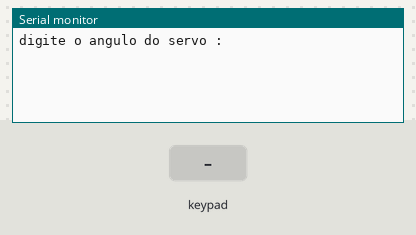
Simulated run of this sketch. Board: Arduino Uno, built with avr-gcc and run on an emulated ATmega328P. Parts: the last lines printed to the serial monitor. The test bench sets the inputs (shaded band).

Above: at 1.2 s.
1.3 s: key '1' pressed
At 2.5 s:
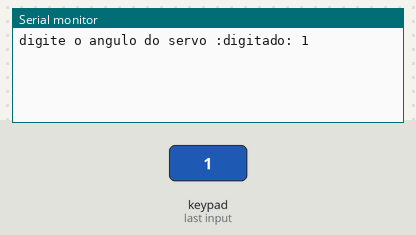
2.8 s: keypad keys 5 4 3 2 # pressed 0.4 s apart
At 5.4 s:
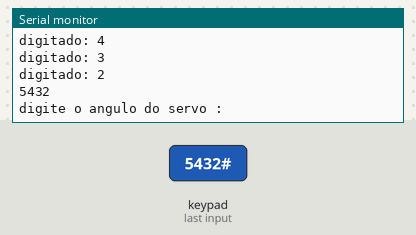
6.3 s: key '6' pressed
At 7.5 s:
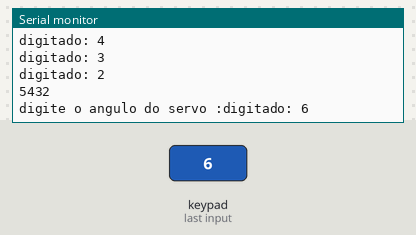
7.8 s: keypad keys 8 7 6 pressed 0.4 s apart
At 9.5 s:
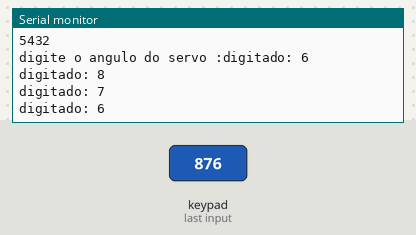
Timing chart, 0 to 11.0 s (numbered marks = the images above; inputs shaded):
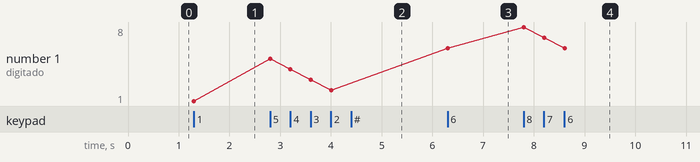

Measured:
- after the input at 1.3 s, the serial monitor: prints a new line at once (image 1)
- after the input at 2.8 s, the serial monitor: prints a new line at once (image 2)
- after the input at 6.3 s, the serial monitor: prints a new line at once (image 3)
- after the input at 7.8 s, the serial monitor: prints a new line at once (image 4)
- plotted number 1: 1 → 2 after the input at 2.8 s, 2 → 6 after the input at 6.3 s

The sketch:

matriz.ino
```cpp
// Este código de exemplo tem como função pegar um numero de ATÉ 4 caracteres(inseridos pelo teclado matricial)
// e converte para um numero inteiro sendo assim possivel utilizar este numero para diversar aplicações
// o numero e retornado pea função VALOR que espera o caracter # ser pressionado para que possa retornar o valor digitado
// https://www.facebook.com/noobtronick/
// Creditos: Melque Apolinario, qualquer dúvida melque_ex@yahoo.com.br

#include <Keypad.h>

const byte Coluna = 3;
const byte Linha = 4;

//==================CONFIGURAÇOES PADRAO DO TECLADO===========================
#include <Keypad.h>

const byte ROWS = 4; //four rows
const byte COLS = 3; //three columns
char keys[ROWS][COLS] = {
  {'1','2','3'},
  {'4','5','6'},
  {'7','8','9'},
  {'*','0','#'}
};
byte rowPins[ROWS] = {5, 4, 3, 2}; //connect to the row pinouts of the keypad
byte colPins[COLS] = {8, 7, 6}; //connect to the column pinouts of the keypad

Keypad keypad = Keypad( makeKeymap(keys), rowPins, colPins, ROWS, COLS );
//==============================================================================


void setup()
{
  Serial.begin(9600);
}


int fator[4] = {1000, 100, 10, 1}; // fator multiplicador de cada digito U D C M
int caracteres_digitados[4]={0,0,0,0};

void loop() {

      Serial.print("digite o angulo do servo :");
      Serial.println(valor());
}


int valor(){
  //lcd.setCursor(0, 0);
  //lcd.print("DIGITE O ANGULO");
  int digito = -1;
  int angulo = 0;
  boolean sai = false; // variavel que aguarda a saida do programa "ENTER"

  while (!sai) {// aquarda ser digitado todos os numeros
    char teclaPressionada = keypad.getKey();//ler a tecla pressionada
    if (teclaPressionada != NO_KEY) { //verifica se foi pressionada alguma tecla
      if (teclaPressionada != '*' && teclaPressionada != '#') { //verifica se a tecla pressionada é diferente de * e # (uma dessas teclas sera a tecla "ENTER")
      digito++; // informamos o numero de digitos inserido
     //Serial.print(digito);
      Serial.print("digitado: ");
        //lcd.setCursor(digito, 1);
        //lcd.print(teclaPressionada); // mostramos o valor no lcd
           caracteres_digitados[digito] = teclaPressionada-48; //neste ponto estamos apenas guardando cada valor digitado no array
            Serial.println(caracteres_digitados[digito]);
      }else{
        if (teclaPressionada == '#'){sai = true; // se a tecla pressionada for IGUAL a # sai do while e executa no servo
       // primeiro temos que saber quantos caracteres foram digitados para sabermos por que casa decimal vamos começar
      // angulo = caracteres_digitados[]
       int i,j;
       for(i = digito, j = 3; i>=0,j>=0 ;i--,j--){ //digito ==3 para 245 portando inicia em posição 2 que devera ser centena
         angulo = angulo + caracteres_digitados[i] * fator[j];
         if (i == 0) break;
       }
        // aqui sera executado o valor no servo
        caracteres_digitados[0] = 0;
        caracteres_digitados[1] = 0;
        caracteres_digitados[2] = 0;
        caracteres_digitados[3] = 0;
        return angulo;
        }
      }
    }
  }
}
```
